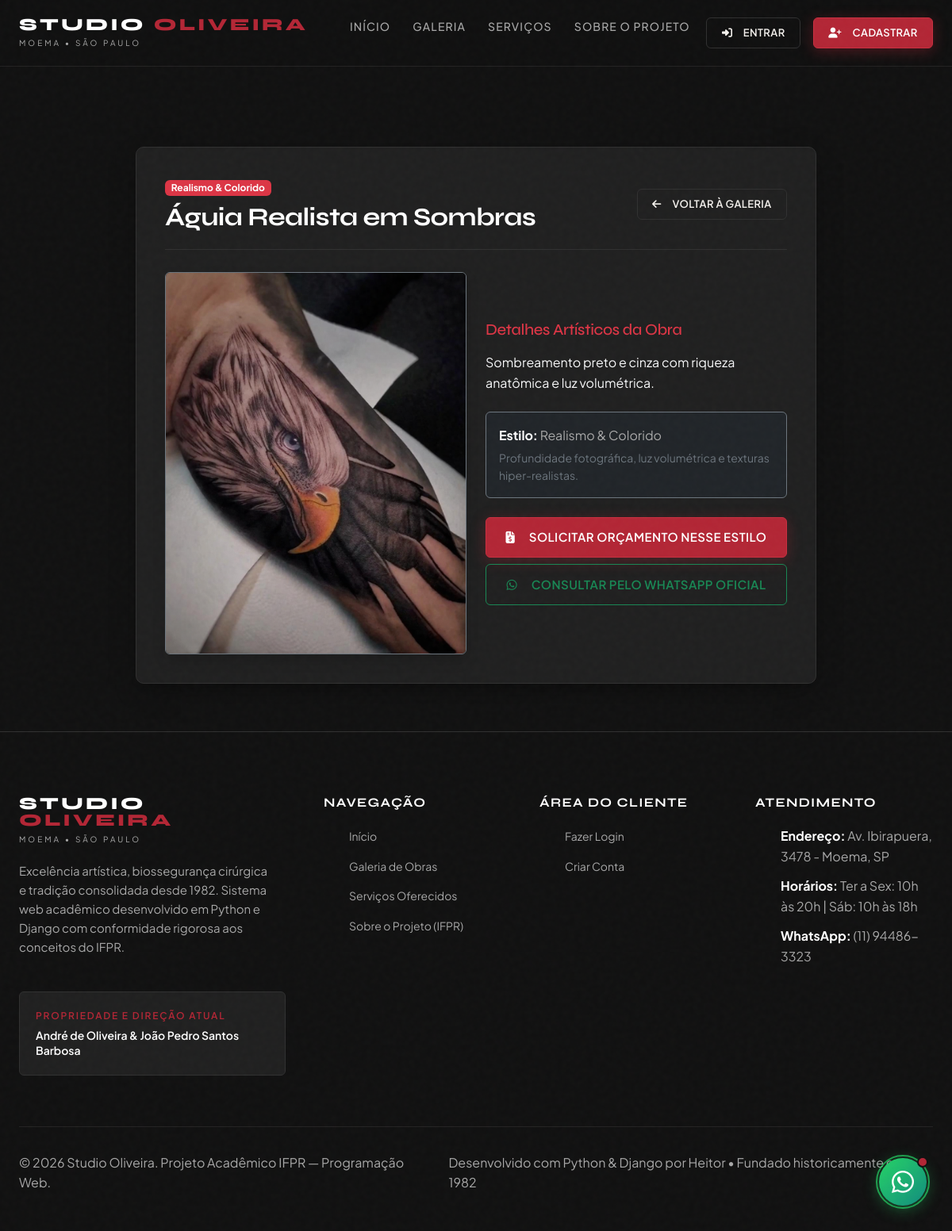
/tatuagem/detalhar/2/, run on the app's committed database.
### website/models.py (models this page shows, shortened)
class Tatuagem(models.Model):
    titulo = models.CharField(max_length=120, verbose_name='Título da Obra')
    estilo = models.ForeignKey(EstiloTatuagem, on_delete=models.PROTECT, related_name='obras', verbose_name='Estilo Artístico')
    descricao = models.TextField(verbose_name='Descrição Técnica da Tatuagem')
    imagem_url = models.CharField(max_length=255, verbose_name='Caminho da Imagem', help_text='Caminho estático ou URL da imagem')
    destaque = models.BooleanField(default=False, verbose_name='Destaque na Página Inicial')
    cadastrado_em = models.DateTimeField(auto_now_add=True)
    class Meta:
        verbose_name = 'Obra de Tatuagem'
        verbose_name_plural = 'Obras de Tatuagens'
        ordering = ['-cadastrado_em']

class EstiloTatuagem(models.Model):
    nome = models.CharField(max_length=80, unique=True, verbose_name='Nome do Estilo')
    slug = models.SlugField(max_length=80, unique=True, verbose_name='Identificador (Slug)')
    descricao = models.TextField(verbose_name='Descrição do Estilo')
    ativo = models.BooleanField(default=True, verbose_name='Ativo')
    class Meta:
        verbose_name = 'Estilo de Tatuagem'
        verbose_name_plural = 'Estilos de Tatuagens'
        ordering = ['nome']

### website/views.py (the view)
# urls.py: path('tatuagem/detalhar/<int:pk>/', views.TatuagemDetail.as_view(), name='tatuagem-detalhar'),
class TatuagemDetail(DetailView):
    model = Tatuagem
    template_name = 'website/tatuagem_detail.html'
    context_object_name = 'tatuagem'

### templates/website/tatuagem_detail.html (shortened to what this page needs)
{% extends 'base.html' %}
{% load static %}
{% block content %}
<div class="container django-app-container">
  <div class="row justify-content-center">
    <div class="col-lg-9">
      <div class="panel-card">
        <div class="panel-header">
          <div>
            <span class="badge bg-danger mb-2">{{ tatuagem.estilo.nome }}</span>
            <h1 class="h2 text-white fw-bold m-0">{{ tatuagem.titulo }}</h1>
          </div>
          <div>
            <a href="{% url 'tatuagem-listar' %}" class="btn btn-secondary btn-sm"><i class="fa-solid fa-arrow-left me-1"></i> Voltar à Galeria</a>
          </div>
        </div>
        <div class="row g-4 align-items-center">
          <div class="col-md-6 text-center">
            <div class="rounded overflow-hidden border border-secondary shadow">
              <img src="{% if tatuagem.imagem_url|slice:':4' == 'http' %}{{ tatuagem.imagem_url }}{% else %}{% static tatuagem.imagem_url %}{% endif %}" alt="{{ tatuagem.titulo }}" class="img-fluid w-100 object-fit-cover" style="max-height: 480px;">
            </div>
          </div>
          <div class="col-md-6">
            <h4 class="text-danger h5 mb-3">Detalhes Artísticos da Obra</h4>
            <p class="text-light leading-relaxed mb-4">{{ tatuagem.descricao }}</p>
            <div class="p-3 bg-dark rounded border border-secondary mb-4 text-light">
              <p class="mb-1"><strong class="text-white">Estilo:</strong> {{ tatuagem.estilo.nome }}</p>
              <p class="mb-0 text-secondary small">{{ tatuagem.estilo.descricao }}</p>
            </div>
            <div class="d-grid gap-2">
              <a href="{% url 'orcamento-cadastrar' %}" class="btn btn-primary">
                <i class="fa-solid fa-file-invoice-dollar me-2"></i> Solicitar Orçamento Nesse Estilo
              </a>
              <a href="https://api.whatsapp.com/send?phone=5511944863323&text=Ol%C3%A1!%20Gostei%20muito%20da%20tatuagem%20{{ tatuagem.titulo|urlencode }}%20no%20site%20e%20gostaria%20de%20um%20projeto%20similar." target="_blank" rel="noopener noreferrer" class="btn btn-outline-success">
                <i class="fa-brands fa-whatsapp me-2"></i> Consultar pelo WhatsApp Oficial
              </a>
            </div>
          </div>
        </div>
      </div>
    </div>
  </div>
</div>
{% endblock %}

### static/css/style.css (style rules this page uses)
:root { --bg-primary: #111111; --bg-secondary: #181818; --bg-card: #202020; --bg-card-hover: #262626; --bg-elevated: #2c2c2c; --bg-input: #1a1a1a; --border-subtle: #303030; --border-focus: #B32635; --border-glass: rgba(244, 241, 237, 0.08); --accent: #B32635; --accent-hover: #991f2d; --accent-light: #c92f40; --accent-glow: rgba(179, 38, 53, 0.35); --accent-subtle: rgba(179, 38, 53, 0.12); --text-primary: #F4F1ED; --text-pure: #FFFFFF; --text-secondary: #A8A8A8; --text-muted: #737373; --font-display: 'Syne', 'Playfair Display', Georgia, serif; --font-body: 'Plus Jakarta Sans', system-ui, -apple-system, BlinkMacSystemFont, 'Segoe UI', Roboto, sans-serif; --font-mono: 'JetBrains Mono', Consolas, monospace; --container-max: 1240px; --container-padding: 1.5rem; --radius-sm: 6px; --radius-md: 10px; --radius-lg: 16px; --radius-full: 9999px; --transition-fast: 0.2s cubic-bezier(0.16, 1, 0.3, 1); --transition-normal: 0.3s cubic-bezier(0.16, 1, 0.3, 1); --transition-smooth: 0.5s cubic-bezier(0.16, 1, 0.3, 1); --shadow-card: 0 10px 30px -10px rgba(0, 0, 0, 0.6); --shadow-glow: 0 0 25px var(--accent-glow); --shadow-modal: 0 25px 60px -15px rgba(0, 0, 0, 0.9); }
*, *::before, *::after { box-sizing: border-box; margin: 0; padding: 0; }
html { font-size: 16px; scroll-behavior: smooth; scroll-padding-top: 5rem; background-color: var(--bg-primary); color: var(--text-primary); -webkit-font-smoothing: antialiased; -moz-osx-font-smoothing: grayscale; }
body { font-family: var(--font-body); background-color: var(--bg-primary); color: var(--text-primary); line-height: 1.6; overflow-x: hidden; min-height: 100vh; position: relative; }
body::before { content: ""; position: fixed; inset: 0; pointer-events: none; opacity: 0.025; z-index: 999; }
h1, h2, h3, h4, h5, h6 { font-family: var(--font-display); font-weight: 700; color: var(--text-pure); line-height: 1.15; letter-spacing: -0.02em; }
p { color: var(--text-secondary); font-size: 1rem; }
a { color: inherit; text-decoration: none; transition: color var(--transition-fast); }
img { max-width: 100%; height: auto; display: block; }
.container { width: 100%; max-width: var(--container-max); margin-left: auto; margin-right: auto; padding-left: var(--container-padding); padding-right: var(--container-padding); }
.btn { display: inline-flex; align-items: center; justify-content: center; gap: 0.6rem; padding: 0.85rem 1.75rem; font-size: 0.9375rem; font-weight: 600; letter-spacing: 0.03em; border-radius: var(--radius-sm); transition: all var(--transition-normal); text-transform: uppercase; position: relative; overflow: hidden; white-space: nowrap; }
.btn-primary { background-color: var(--accent); color: var(--text-pure); box-shadow: 0 4px 18px var(--accent-glow); border: 1px solid var(--accent-light); }
.btn-secondary { background-color: transparent; color: var(--text-primary); border: 1px solid var(--border-subtle); }
.btn-sm { padding: 0.55rem 1.15rem; font-size: 0.8125rem; }

### templates/base.html (style rules this page uses)
.django-app-container { min-height: calc(100vh - 160px); padding-top: 100px; padding-bottom: 60px; }
.panel-card { background-color: var(--bg-card); border: 1px solid var(--border-subtle); border-radius: var(--radius-md); padding: 2.25rem; box-shadow: var(--shadow-card); color: var(--text-primary); }
.panel-header { border-bottom: 1px solid var(--border-subtle); padding-bottom: 1.25rem; margin-bottom: 1.75rem; display: flex; justify-content: space-between; align-items: center; flex-wrap: wrap; gap: 1rem; }

### data on the page
Tatuagem: estilo.nome "Realismo & Colorido", titulo "Águia Realista em Sombras", imagem_url (picture), descricao "Sombreamento preto e cinza com riqueza anatômica e luz volumétrica.", estilo.descricao "Profundidade fotográfica, luz volumétrica e texturas hiper-realistas."
